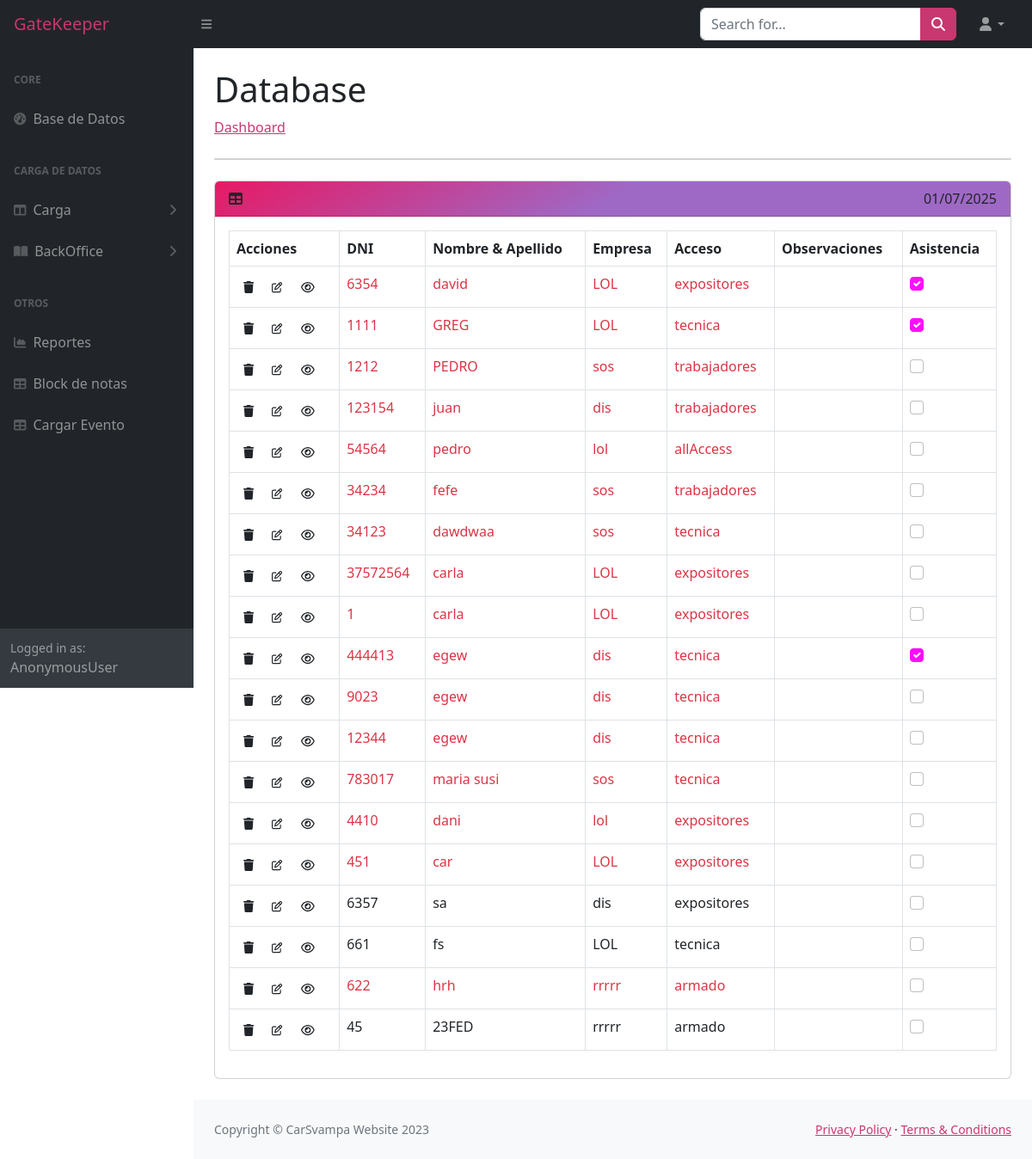
/accounts/profile/1/evento1/, run on an earlier commit of the app's database.
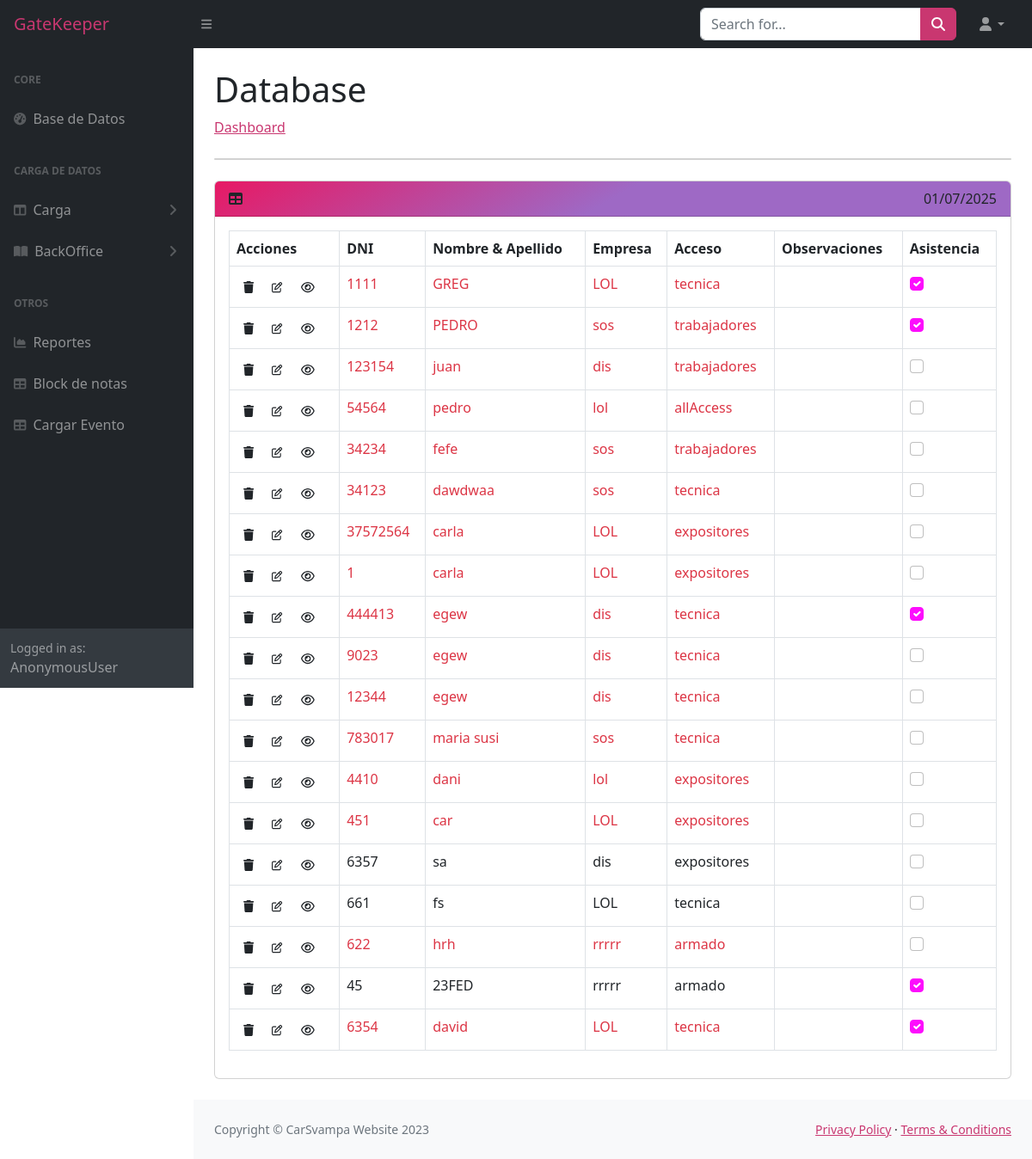
And on a later commit of the database.
### index/models.py (models this page shows, shortened)
class Persona(models.Model):
    dni = models.IntegerField(unique=True)
    nombreyapellido = models.CharField(max_length=200)
    empresa = models.ForeignKey(Empresa, on_delete=models.CASCADE)
    acceso = models.CharField(max_length=20, choices= ACCESO_CHOICES, default='')
    asistencia = models.BooleanField(default=False)
    observaciones = models.CharField(max_length=200, blank=True)
    fechaHastaSeguro = models.DateField(null=True)
    evento = models.ForeignKey(Evento, on_delete=models.CASCADE)
    '''
    class Meta:
        unique_together = ('dni', 'evento')
'''

class Empresa(models.Model):
    nombre = models.CharField(max_length=50)
    cuit = models.IntegerField(blank=True, null=True)
    contacto = models.CharField(max_length=50, blank=True, null=True)
    acceso = models.CharField(max_length=20, choices= ACCESO_CHOICES, default='', blank=True, null=True)
    evento = models.ForeignKey(Evento, on_delete=models.CASCADE, null=True)

### index/views.py (the view, shortened to what this page needs)
# urls.py: path('accounts/profile/<int:evento_id>/<str:evento_nombre>/', Personas.as_view(), name='db_evento'),
class Personas(View):
    def dispatch(self, request, *args, **kwargs):
        self.evento_id = kwargs.get('evento_id')
        self.evento_nombre = kwargs.get('evento_nombre')
        return super().dispatch(request, *args, **kwargs)
    def get(self, request, evento_id, evento_nombre):
        evento = Evento.objects.get(pk=evento_id)
        personas = Persona.objects.filter(evento=evento)
        fecha_actual = datetime.now().date()
        for persona in personas:
            persona.fecha_vencida = persona.fechaHastaSeguro and persona.fechaHastaSeguro <= fecha_actual
            persona.url_edicion = reverse('edicion',args=[evento.id, evento.nombre, persona.id])
        return render(request, 'index.html', {'personas': personas, 'evento': evento, 'fecha_actual': fecha_actual})

### index/templates/index.html (shortened to what this page needs)
{% extends 'layouts/estructura.html' %}
{% block content %}
<main>
    <div class="container-fluid px-4">
        <h1 class="mt-4">Database</h1>
        <ol class="breadcrumb mb-4">
            <li class="breadcrumb-item"><a href="/accounts/profile">Dashboard</a></li>
        </ol>
        <div class="card mb-4">
        </div>
        <div class="card mb-4">
            <div class="card-header">
                <i class="fas fa-table me-1"></i>
                <span class="float-end">{{ fecha_actual|date:"d/m/Y" }}</span>
            </div>
            <div class="card-body table-responsive">
                <table class="table table-bordered" id="miTabla">
                    <thead class="thead-dark">
                        <tr>
                            <th>Acciones</th>
                            <th>DNI</th>
                            <th>Nombre & Apellido</th>
                            <th>Empresa</th>
                            <th>Acceso</th>
                            <th>Observaciones</th>
                            <th>Asistencia</th>
                        </tr>
                    </thead>
                    <tbody>
                        {% for persona in personas %}
                        <tr class="{% if persona.fecha_vencida %}fila-roja{% endif %}">
                            <td>
                                <form method="post" action="{% url 'eliminar_persona' evento.id evento.nombre persona.id %}" style="display:inline;">
                                    <button type="submit" class="btn btn-outline-dark btn-sm border-0" onclick="return confirm('¿Estás seguro de eliminar a {{ persona.nombreyapellido }}?')">
                                        <i class="fa-solid fa-trash"></i>
                                    </button>
                                </form>
                                <form method="get" action="{{ persona.url_edicion }}" style="display:inline;">
                                    <button type="submit" class="btn btn-sm">
                                        <i class="fa-regular fa-pen-to-square fa-sm"></i>
                                    </button>
                                </form>
                                <form method="get" action="{% url 'ver' evento.id evento.nombre persona.id %}" style="display:inline;">
                                    <button type="submit" class="btn btn-outline-dark btn-sm border-0">
                                        <i class="fa-regular fa-eye"></i>
                                    </button>
                                </form>
                                <form method="post">
                                    <td>{{ persona.dni }}</td>
                                    <td>{{ persona.nombreyapellido }}</td>
                                    <td>{{ persona.empresa.nombre }}</td>
                                    <td>{{ persona.acceso }}</td>
                                    <td>{{ persona.obsevaciones }}</td>
                                    <td>
                                        <input type="checkbox" name="asistencia" class= "form-check-input" value="True" {% if persona.asistencia %}checked{% endif %} onchange="this.form.submit()">
                                    </td>
                                </form>
                            </td>
                        </tr>
                        {% endfor %}
                    </tbody>
                </table>
            </div>
        </div>
    </div>
</main>
{% endblock %}

What changed in the data, as far as the page shows it:
removed Persona: dni "6354", nombreyapellido "david", empresa.nombre "LOL", acceso "expositores", asistencia "☑"
changed Persona "PEDRO": asistencia "☐" → "☑"
changed Persona "23FED": asistencia "☐" → "☑"
added Persona: dni "6354", nombreyapellido "david", empresa.nombre "LOL", acceso "tecnica", asistencia "☑"
